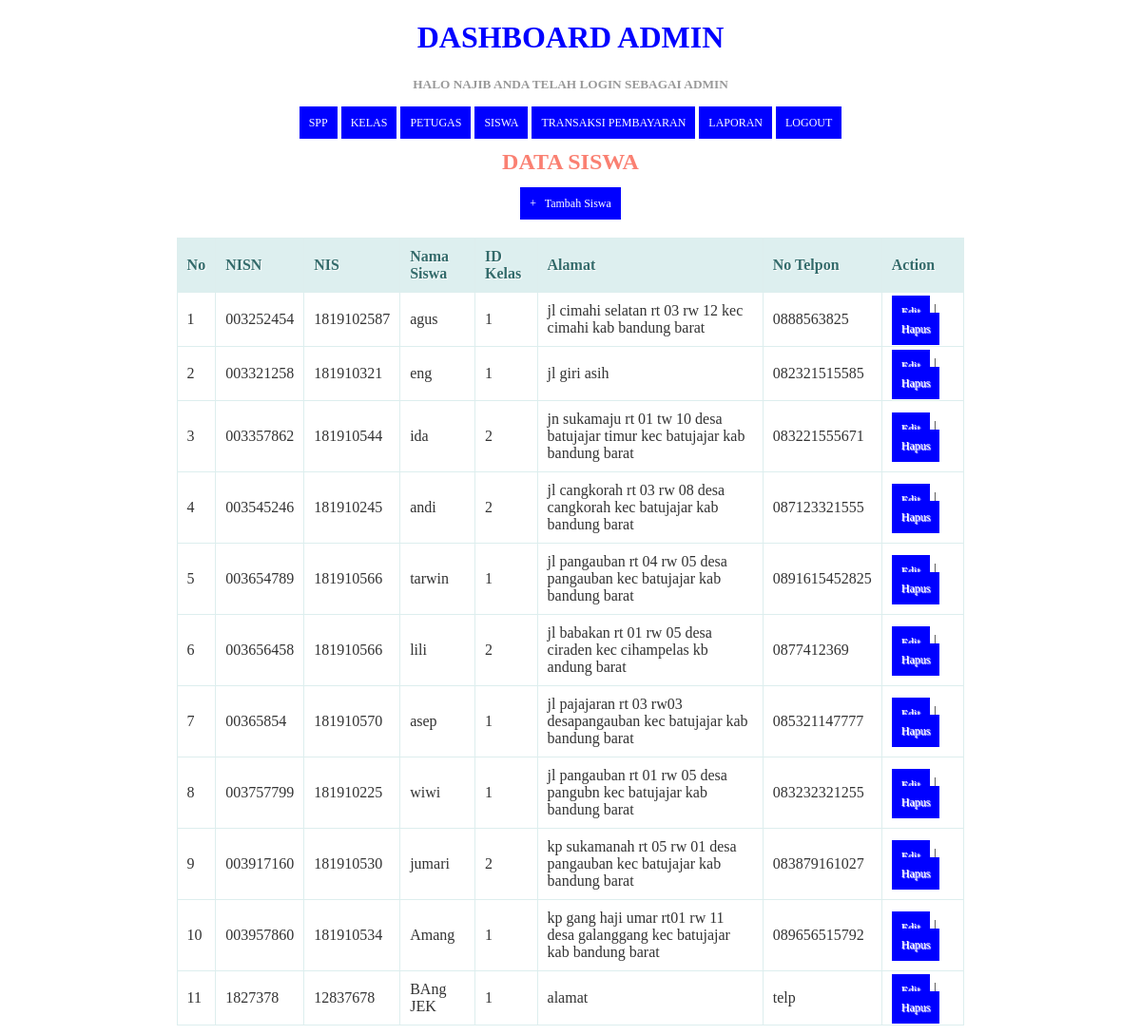
The page /siswa.php (signed in) on the database its author committed.
### tables this page shows
CREATE TABLE `tb_siswa` (
  `nisn` char(9) NOT NULL,
  `nis` char(10) NOT NULL,
  `nama` varchar(35) NOT NULL,
  `id_kelas` int(11) NOT NULL,
  `alamat` text NOT NULL,
  `no_telp` varchar(14) NOT NULL,
  `id_spp` int(11) NOT NULL
);

### siswa.php (the view, shortened to what this page needs)
<!DOCTYPE html>
<html>
  <head>
  </head>
<body>
	<?php
  include ('header.php');
?>
 <center><h2>Data Siswa</h2><center>
  <center><a href="tambah_siswa.php">+ &nbsp; Tambah Siswa</a><center>
    <br/>
    <table>
      <thead>
        <tr>
		  <th>No</th>
          <th>NISN</th>
          <th>NIS</th>
		  <th>Nama Siswa</th>
		  <th>ID Kelas</th>
		  <th>Alamat</th>
		  <th>No Telpon</th>
          <th>Action</th>
        </tr>
    </thead>
    <tbody>
	 <?php
      $query = "SELECT * FROM tb_siswa ORDER BY nisn ASC";
      $result = mysqli_query($koneksi, $query);
      $no = 1;
      while($row = mysqli_fetch_assoc($result))
      {
      ?>
       <tr>
          <td><?php echo $no; ?></td>
          <td><?php echo $row['nisn']; ?></td>
          <td><?php echo $row['nis']; ?></td>
		  <td><?php echo $row['nama']; ?></td>
		  <td><?php echo $row['id_kelas']; ?></td>
		  <td><?php echo $row['alamat']; ?></td>
		  <td><?php echo $row['no_telp']; ?></td>
          <td>
              <a href="edit_siswa.php?id=<?php echo $row['nisn']; ?>">Edit</a> |
              <a href="proses_hapussiswa.php?id=<?php echo $row['nisn']; ?>" onClick="return confirm('Anda yakin akan menghapus data ini?');">Hapus</a>
          </td>
      </tr>
      <?php
        $no++;
      }
      ?>
    </tbody>
    </table>
</body>
</html>

### header.php (shortened to what this page needs)
<!DOCTYPE html>
<html>
  <head>
  </head>
<body>
	<?php
	if($_SESSION['level']=="admin"){
	?>
	<h1 align="center">DASHBOARD ADMIN</h1>
	<p align="center"><h5 align="center">Halo <b><?php echo $_SESSION['username']; ?></b> Anda telah login sebagai <b><?php echo $_SESSION['level']; ?></h5></b></p>
  <p align="center"><a href="spp.php">SPP</a>
	<a href="kelas.php">KELAS</a>
	<a href="petugas.php">PETUGAS</a>
	<a href="siswa.php">SISWA</a>
	<a href="transaksi.php">TRANSAKSI PEMBAYARAN</a>
	<a href="laporan.php">LAPORAN</a>
  <a href="logout.php">LOGOUT</a> </p>
<?php
}
	?>
</body>
</html>

### siswa.php (style rules this page uses)
* { font-family: "Trebuchet MS"; }
h1 { text-transform: uppercase; color: salmon; }
h2 { text-transform: uppercase; color: salmon; }
h5 { text-transform: uppercase; color:#999999; }
table { border: solid 1px #DDEEEE; border-collapse: collapse; border-spacing: 0; width: 70%; margin: 10px auto 10px auto; }
table thead th { background-color: #DDEFEF; border: solid 1px #DDEEEE; color: #336B6B; padding: 10px; text-align: left; text-shadow: 1px 1px 1px #fff; text-decoration: none; }
table tbody td { border: solid 1px #DDEEEE; color: #333; padding: 10px; text-shadow: 1px 1px 1px #fff; }
a { background-color: salmon; color: #fff; padding: 10px; text-decoration: none; font-size: 12px; }

### header.php (style rules this page uses)
* { font-family: "Trebuchet MS"; }
h1 { text-transform: uppercase; color: blue; }
h5 { text-transform: uppercase; color:#999999; }
table { border: solid 1px #DDEEEE; border-collapse: collapse; border-spacing: 0; width: 70%; margin: 10px auto 10px auto; }
table thead th { background-color: #DDEFEF; border: solid 1px #DDEEEE; color: #336B6B; padding: 10px; text-align: left; text-shadow: 1px 1px 1px #fff; text-decoration: none; }
table tbody td { border: solid 1px #DDEEEE; color: #333; padding: 10px; text-shadow: 1px 1px 1px #fff; }
a { background-color: blue; color: #fff; padding: 10px; text-decoration: none; font-size: 12px; }

### rows shown on the page
tb_siswa: nisn "003252454", nis "1819102587", nama "agus", id_kelas "1", alamat "jl cimahi selatan rt 03 rw 12 kec cimahi kab bandung barat", no_telp "0888563825"
tb_siswa: nisn "003321258", nis "181910321", nama "eng", id_kelas "1", alamat "jl giri asih", no_telp "082321515585"
tb_siswa: nisn "003357862", nis "181910544", nama "ida", id_kelas "2", alamat "jn sukamaju rt 01 tw 10 desa batujajar timur kec batujajar kab bandung barat", no_telp "083221555671"
tb_siswa: nisn "003545246", nis "181910245", nama "andi", id_kelas "2", alamat "jl cangkorah rt 03 rw 08 desa cangkorah kec batujajar kab bandung barat", no_telp "087123321555"
tb_siswa: nisn "003654789", nis "181910566", nama "tarwin", id_kelas "1", alamat "jl pangauban rt 04 rw 05 desa pangauban kec batujajar kab bandung barat", no_telp "0891615452825"
tb_siswa: nisn "003656458", nis "181910566", nama "lili", id_kelas "2", alamat "jl babakan rt 01 rw 05 desa ciraden kec cihampelas kb andung barat", no_telp "0877412369"
tb_siswa: nisn "00365854", nis "181910570", nama "asep", id_kelas "1", alamat "jl pajajaran rt 03 rw03 desapangauban kec batujajar kab bandung barat", no_telp "085321147777"
tb_siswa: nisn "003757799", nis "181910225", nama "wiwi", id_kelas "1", alamat "jl pangauban rt 01 rw 05 desa pangubn kec batujajar kab bandung barat", no_telp "083232321255"
tb_siswa: nisn "003917160", nis "181910530", nama "jumari", id_kelas "2", alamat "kp sukamanah rt 05 rw 01 desa pangauban kec batujajar kab bandung barat", no_telp "083879161027"
tb_siswa: nisn "003957860", nis "181910534", nama "Amang", id_kelas "1", alamat "kp gang haji umar rt01 rw 11 desa galanggang kec batujajar kab bandung barat", no_telp "089656515792"
tb_siswa: nisn "1827378", nis "12837678", nama "BAng JEK", id_kelas "1", alamat "alamat", no_telp "telp"

### other values the page prints
$_SESSION['username'] "NAJIB"
$_SESSION['level'] "ADMIN"
